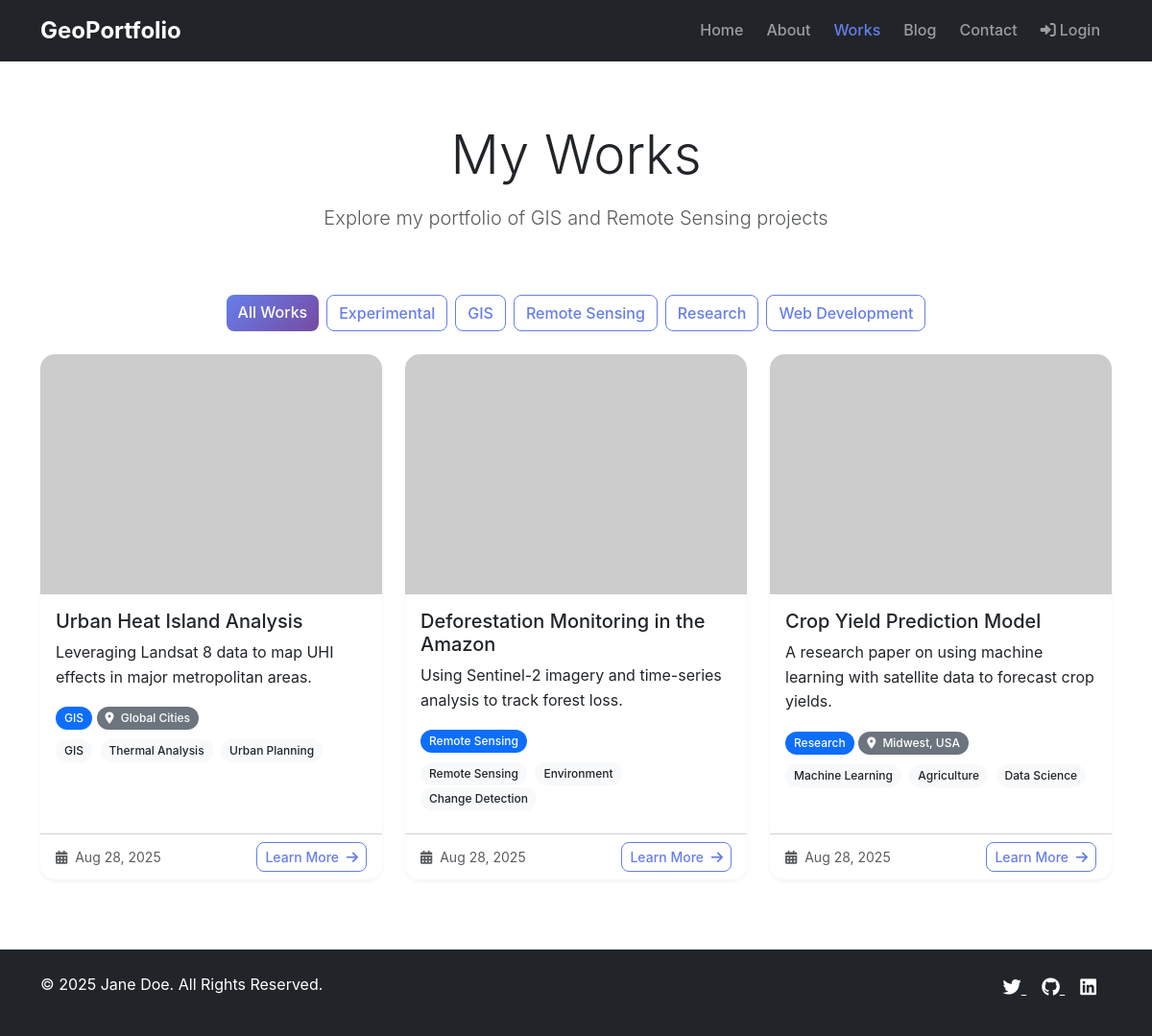
The app's page /works.php with its own data.
### tables this page shows
CREATE TABLE site_settings (
    id INT AUTO_INCREMENT PRIMARY KEY,
    setting_key VARCHAR(100) UNIQUE NOT NULL,
    setting_value TEXT,
    created_at TIMESTAMP DEFAULT CURRENT_TIMESTAMP,
    updated_at TIMESTAMP DEFAULT CURRENT_TIMESTAMP ON UPDATE CURRENT_TIMESTAMP
);

CREATE TABLE categories (
    id INT AUTO_INCREMENT PRIMARY KEY,
    name VARCHAR(100) NOT NULL,
    type ENUM('work', 'blog') NOT NULL,
    created_at TIMESTAMP DEFAULT CURRENT_TIMESTAMP,
    updated_at TIMESTAMP DEFAULT CURRENT_TIMESTAMP ON UPDATE CURRENT_TIMESTAMP
);

CREATE TABLE works (
    id INT AUTO_INCREMENT PRIMARY KEY,
    title VARCHAR(255) NOT NULL,
    description TEXT NOT NULL,
    long_description LONGTEXT,
    image_url VARCHAR(500),
    category VARCHAR(100) NOT NULL,
    tags JSON,
    link VARCHAR(500),
    image_style ENUM('cover', 'contain') DEFAULT 'cover',
    place VARCHAR(255),
    created_at TIMESTAMP DEFAULT CURRENT_TIMESTAMP,
    updated_at TIMESTAMP DEFAULT CURRENT_TIMESTAMP ON UPDATE CURRENT_TIMESTAMP
);

### includes/functions.php (called while the page is built, shortened)
<?php
function sanitize($data) {
    return htmlspecialchars(trim($data), ENT_QUOTES, 'UTF-8');
}
function formatDate($date, $format = 'M d, Y') {
    return date($format, strtotime($date));
}
function truncateText($text, $length = 150, $suffix = '...') {
    if (strlen($text) <= $length) {
        return $text;
    }
    return substr($text, 0, $length) . $suffix;
}
function getSiteSetting($key, $default = '') {
    $db = getDB();
    $stmt = $db->prepare("SELECT setting_value FROM site_settings WHERE setting_key = ?");
    $stmt->execute([$key]);
    $result = $stmt->fetch();
    return $result ? $result['setting_value'] : $default;
}
function paginate($query, $params = [], $page = 1, $perPage = 10) {
    $db = getDB();
    $offset = ($page - 1) * $perPage;
    $countQuery = preg_replace('/SELECT .+ FROM/', 'SELECT COUNT(*) as total FROM', $query);
    $stmt = $db->prepare($countQuery);
    $stmt->execute($params);
    $total = $stmt->fetch()['total'];
    $query .= " LIMIT $offset, $perPage";
    $stmt = $db->prepare($query);
    $stmt->execute($params);
    $results = $stmt->fetchAll();
    return [
        'data' => $results,
        'pagination' => [
            'current_page' => $page,
            'per_page' => $perPage,
            'total' => $total,
            'total_pages' => ceil($total / $perPage),
            'has_next' => $page < ceil($total / $perPage),
            'has_prev' => $page > 1
        ]
    ];
}
?>

### config/database.php (called while the page is built, shortened)
<?php
class Database {
    private static $instance = null;
    private $connection;
    private $host = 'localhost';
    private $database = 'geoportfolio_pro';
    private $username = 'root';
    private $password = '';
    private $charset = 'utf8mb4';
    private function __construct() {
        $dsn = "mysql:host={$this->host};dbname={$this->database};charset={$this->charset}";
        $options = [
            PDO::ATTR_ERRMODE => PDO::ERRMODE_EXCEPTION,
            PDO::ATTR_DEFAULT_FETCH_MODE => PDO::FETCH_ASSOC,
            PDO::ATTR_EMULATE_PREPARES => false,
        ];
        try {
            $this->connection = new PDO($dsn, $this->username, $this->password, $options);
        } catch (PDOException $e) {
            throw new PDOException($e->getMessage(), (int)$e->getCode());
        }
    }
    public static function getInstance() {
        if (self::$instance === null) {
            self::$instance = new self();
        }
        return self::$instance;
    }
    public function getConnection() {
        return $this->connection;
    }
}
function getDB() {
    return Database::getInstance()->getConnection();
}
?>

### includes/auth.php (called while the page is built, shortened)
<?php
class Auth {
    public function isLoggedIn() {
        return isset($_SESSION['user_id']);
    }
}
$auth = new Auth();
function isLoggedIn() {
    global $auth;
    return $auth->isLoggedIn();
}
?>

### includes/models.php (called while the page is built, shortened)
<?php
class CategoryModel {
    private $db;
    public function __construct() {
        $this->db = getDB();
    }
    public function getAll($type = null) {
        $query = "SELECT * FROM categories WHERE 1=1";
        $params = [];
        if ($type) {
            $query .= " AND type = ?";
            $params[] = $type;
        }
        $query .= " ORDER BY name";
        $stmt = $this->db->prepare($query);
        $stmt->execute($params);
        return $stmt->fetchAll();
    }
}
?>

### works.php (the view, shortened to what this page needs)
<?php
require_once 'config/database.php';
require_once 'includes/auth.php';
require_once 'includes/functions.php';
require_once 'includes/models.php';
$categoryModel = new CategoryModel();
$selectedCategory = sanitize($_GET['category'] ?? '');
$page = max(1, intval($_GET['page'] ?? 1));
$perPage = 12;
$query = "SELECT * FROM works WHERE 1=1";
$params = [];
$query .= " ORDER BY created_at DESC";
$result = paginate($query, $params, $page, $perPage);
$works = $result['data'];
$categories = $categoryModel->getAll('work');
?>
<!DOCTYPE html>
<html lang="en">
<head>
    <link href="https://cdn.jsdelivr.net/npm/bootstrap@5.3.0/dist/css/bootstrap.min.css" rel="stylesheet">
    <link href="https://cdnjs.cloudflare.com/ajax/libs/font-awesome/6.0.0/css/all.min.css" rel="stylesheet">
    <link href="assets/css/style.css" rel="stylesheet">
</head>
<body>
    <?php include 'templates/navbar.php'; ?>
    <div class="container py-5" style="margin-top: 80px;">
        <div class="row mb-5">
            <div class="col-12 text-center">
                <h1 class="display-4 mb-3">My Works</h1>
                <p class="lead text-muted">Explore my portfolio of GIS and Remote Sensing projects</p>
            </div>
        </div>
        <div class="row mb-4">
            <div class="col-12">
                <div class="d-flex flex-wrap justify-content-center gap-2">
                    <a href="works.php" class="btn <?php echo !$selectedCategory ? 'btn-primary' : 'btn-outline-primary'; ?>">
                        All Works
                    </a>
                    <?php foreach ($categories as $category): ?>
                        <a href="works.php?category=<?php echo urlencode($category['name']); ?>"
                           class="btn <?php echo $selectedCategory === $category['name'] ? 'btn-primary' : 'btn-outline-primary'; ?>">
                            <?php echo htmlspecialchars($category['name']); ?>
                        </a>
                    <?php endforeach; ?>
                </div>
            </div>
        </div>
        <div class="row">
            <?php if (empty($works)): ?>
                <div class="col-12 text-center py-5">
                    <i class="fas fa-folder-open fa-4x text-muted mb-3"></i>
                    <h3 class="text-muted">No works found</h3>
                    <p class="text-muted">
                        <?php if ($selectedCategory): ?>
                            No works found in the "<?php echo htmlspecialchars($selectedCategory); ?>" category.
                        <?php else: ?>
                            No works have been added yet.
                        <?php endif; ?>
                    </p>
                    <?php if (isLoggedIn()): ?>
                        <a href="admin/works.php" class="btn btn-primary">Add New Work</a>
                    <?php endif; ?>
                </div>
            <?php else: ?>
                <?php foreach ($works as $work): ?>
                    <div class="col-lg-4 col-md-6 mb-4">
                        <div class="card h-100 shadow-sm">
                            <?php if ($work['image_url']): ?>
                                <img src="<?php echo htmlspecialchars($work['image_url']); ?>"
                                     class="card-img-top" alt="<?php echo htmlspecialchars($work['title']); ?>"
                                     style="height: 250px; object-fit: <?php echo $work['image_style'] ?? 'cover'; ?>;">
                            <?php else: ?>
                                <div class="card-img-top bg-light d-flex align-items-center justify-content-center" style="height: 250px;">
                                    <i class="fas fa-image fa-3x text-muted"></i>
                                </div>
                            <?php endif; ?>
                            <div class="card-body">
                                <h5 class="card-title"><?php echo htmlspecialchars($work['title']); ?></h5>
                                <p class="card-text"><?php echo truncateText($work['description'], 120); ?></p>
                                <div class="mb-2">
                                    <span class="badge bg-primary"><?php echo htmlspecialchars($work['category']); ?></span>
                                    <?php if ($work['place']): ?>
                                        <span class="badge bg-secondary">
                                            <i class="fas fa-map-marker-alt me-1"></i>
                                            <?php echo htmlspecialchars($work['place']); ?>
                                        </span>
                                    <?php endif; ?>
                                </div>
                                <?php if ($work['tags']): ?>
                                    <div class="mb-2">
                                        <?php
                                        $tags = json_decode($work['tags'], true);
                                        if ($tags):
                                        ?>
                                            <?php foreach (array_slice($tags, 0, 3) as $tag): ?>
                                                <span class="badge bg-light text-dark me-1"><?php echo htmlspecialchars($tag); ?></span>
                                            <?php endforeach; ?>
                                        <?php endif; ?>
                                    </div>
                                <?php endif; ?>
                            </div>
                            <div class="card-footer bg-transparent">
                                <div class="d-flex justify-content-between align-items-center">
                                    <small class="text-muted">
                                        <i class="fas fa-calendar-alt me-1"></i>
                                        <?php echo formatDate($work['created_at']); ?>
                                    </small>
                                    <a href="work-detail.php?id=<?php echo $work['id']; ?>" class="btn btn-outline-primary btn-sm">
                                        Learn More <i class="fas fa-arrow-right ms-1"></i>
                                    </a>
                                </div>
                            </div>
                        </div>
                    </div>
                <?php endforeach; ?>
            <?php endif; ?>
        </div>
    </div>
    <?php include 'templates/footer.php'; ?>
</body>
</html>

### templates/navbar.php (shortened to what this page needs)
<nav class="navbar navbar-expand-lg navbar-dark bg-dark fixed-top">
    <div class="container">
        <a class="navbar-brand fw-bold" href="index.php"><?php echo htmlspecialchars(getSiteSetting('site_title', 'GeoPortfolio')); ?></a>
        <div class="collapse navbar-collapse" id="navbarNav">
            <ul class="navbar-nav ms-auto">
                <li class="nav-item">
                    <a class="nav-link <?php echo basename($_SERVER['PHP_SELF']) === 'index.php' ? 'active' : ''; ?>" href="index.php">Home</a>
                </li>
                <li class="nav-item">
                    <a class="nav-link <?php echo basename($_SERVER['PHP_SELF']) === 'about.php' ? 'active' : ''; ?>" href="about.php">About</a>
                </li>
                <li class="nav-item">
                    <a class="nav-link <?php echo basename($_SERVER['PHP_SELF']) === 'works.php' ? 'active' : ''; ?>" href="works.php">Works</a>
                </li>
                <li class="nav-item">
                    <a class="nav-link <?php echo basename($_SERVER['PHP_SELF']) === 'blog.php' ? 'active' : ''; ?>" href="blog.php">Blog</a>
                </li>
                <li class="nav-item">
                    <a class="nav-link <?php echo basename($_SERVER['PHP_SELF']) === 'contact.php' ? 'active' : ''; ?>" href="contact.php">Contact</a>
                </li>
                <?php if (isLoggedIn()): ?>
                    <li class="nav-item">
                        <a class="nav-link" href="admin/">
                            <i class="fas fa-cog me-1"></i>Admin
                        </a>
                    </li>
                    <li class="nav-item">
                        <a class="nav-link" href="logout.php">
                            <i class="fas fa-sign-out-alt me-1"></i>Logout
                        </a>
                    </li>
                <?php else: ?>
                    <li class="nav-item">
                        <a class="nav-link" href="login.php">
                            <i class="fas fa-sign-in-alt me-1"></i>Login
                        </a>
                    </li>
                <?php endif; ?>
            </ul>
        </div>
    </div>
</nav>

### templates/footer.php
<footer class="bg-dark text-white py-4">
    <div class="container">
        <div class="row">
            <div class="col-md-6">
                <p>&copy; <?php echo date('Y'); ?> <?php echo getSiteSetting('copyright_text', 'GeoPortfolio. All rights reserved.'); ?></p>
            </div>
            <div class="col-md-6 text-md-end">
                <div class="social-links">
                    <?php if (getSiteSetting('twitter_url')): ?>
                        <a href="<?php echo getSiteSetting('twitter_url'); ?>" class="text-white me-3" target="_blank">
                            <i class="fab fa-twitter"></i>
                        </a>
                    <?php endif; ?>
                    <?php if (getSiteSetting('github_url')): ?>
                        <a href="<?php echo getSiteSetting('github_url'); ?>" class="text-white me-3" target="_blank">
                            <i class="fab fa-github"></i>
                        </a>
                    <?php endif; ?>
                    <?php if (getSiteSetting('linkedin_url')): ?>
                        <a href="<?php echo getSiteSetting('linkedin_url'); ?>" class="text-white me-3" target="_blank">
                            <i class="fab fa-linkedin"></i>
                        </a>
                    <?php endif; ?>
                </div>
            </div>
        </div>
    </div>
</footer>

### assets/css/style.css (style rules this page uses)
:root { --primary-color: #667eea; --secondary-color: #764ba2; --dark-color: #343a40; --light-color: #f8f9fa; }
body { font-family: 'Inter', -apple-system, BlinkMacSystemFont, sans-serif; line-height: 1.6; }
.navbar-brand { font-size: 1.5rem; font-weight: 700; }
.navbar-nav .nav-link { font-weight: 500; margin: 0 0.25rem; transition: all 0.3s ease; }
.navbar-nav .nav-link.active { color: var(--primary-color) !important; }
.card { border: none; border-radius: 15px; transition: all 0.3s ease; }
.card-img-top { border-radius: 15px 15px 0 0; }
.btn { border-radius: 8px; font-weight: 500; transition: all 0.3s ease; }
.btn-primary { background: linear-gradient(135deg, var(--primary-color) 0%, var(--secondary-color) 100%); border: none; }
.btn-outline-primary { color: var(--primary-color); border-color: var(--primary-color); }
.badge { font-weight: 500; border-radius: 20px; padding: 0.5em 0.75em; }
footer { border-top: 1px solid #dee2e6; }
footer .social-links a { font-size: 1.2rem; transition: color 0.3s ease; }
.shadow-sm { box-shadow: 0 2px 4px rgba(0,0,0,0.05) !important; }

### records on screen
site_settings: setting_value "GeoPortfolio"
categories: name "Experimental"
categories: name "GIS"
categories: name "Remote Sensing"
categories: name "Research"
categories: name "Web Development"
works: title "Urban Heat Island Analysis", description "Leveraging Landsat 8 data to map UHI effects in major metropolitan areas.", category "GIS", place "Global Cities", tags "GIS", tags "Thermal Analysis", tags "Urban Planning", created_at "Aug 28, 2025"
works: title "Deforestation Monitoring in the Amazon", description "Using Sentinel-2 imagery and time-series analysis to track forest loss.", category "Remote Sensing", tags "Remote Sensing", tags "Environment", tags "Change Detection", created_at "Aug 28, 2025"
works: title "Crop Yield Prediction Model", description "A research paper on using machine learning with satellite data to forecast crop yields.", category "Research", place "Midwest, USA", tags "Machine Learning", tags "Agriculture", tags "Data Science", created_at "Aug 28, 2025"
site_settings: setting_value "Jane Doe. All Rights Reserved."
